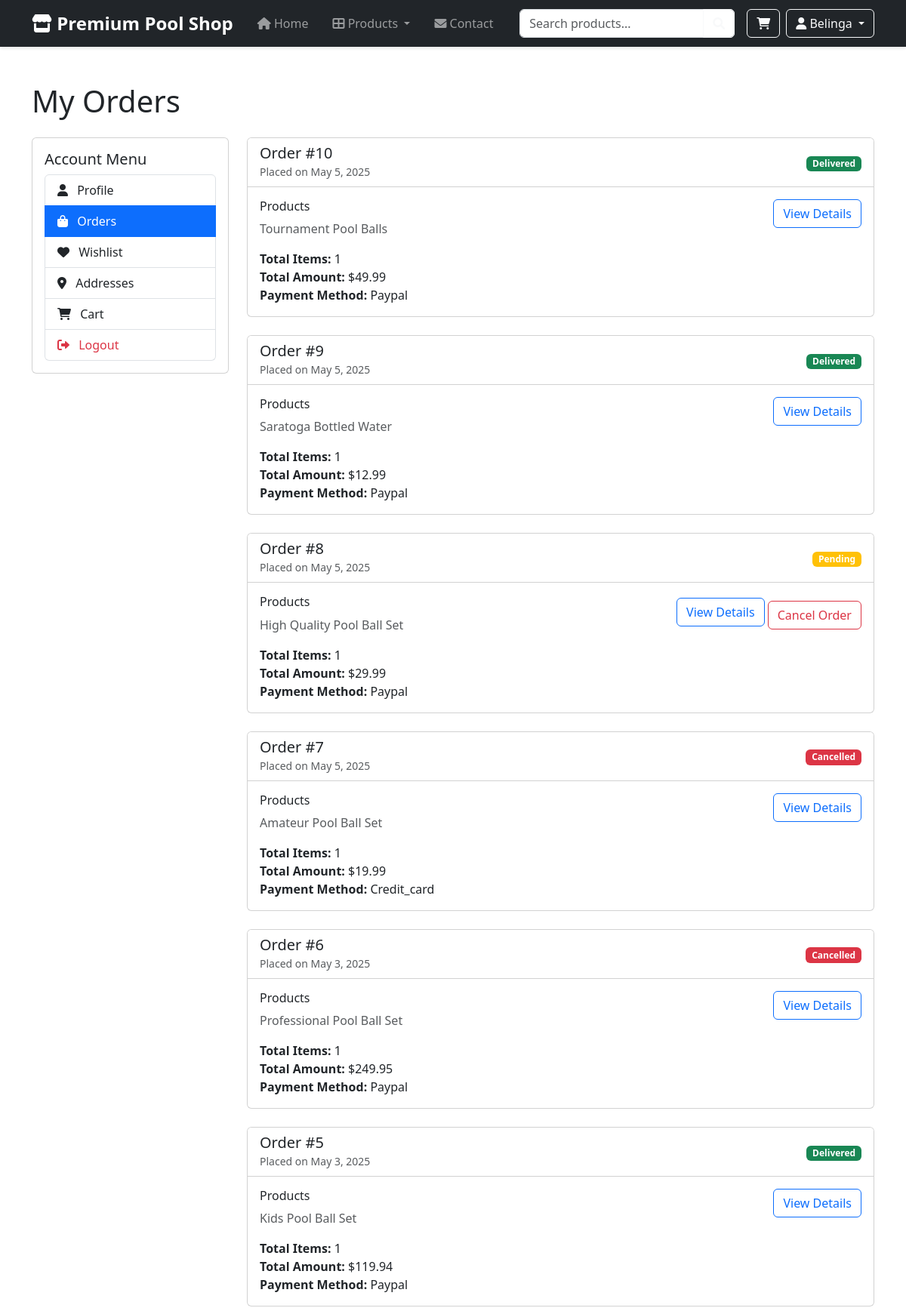
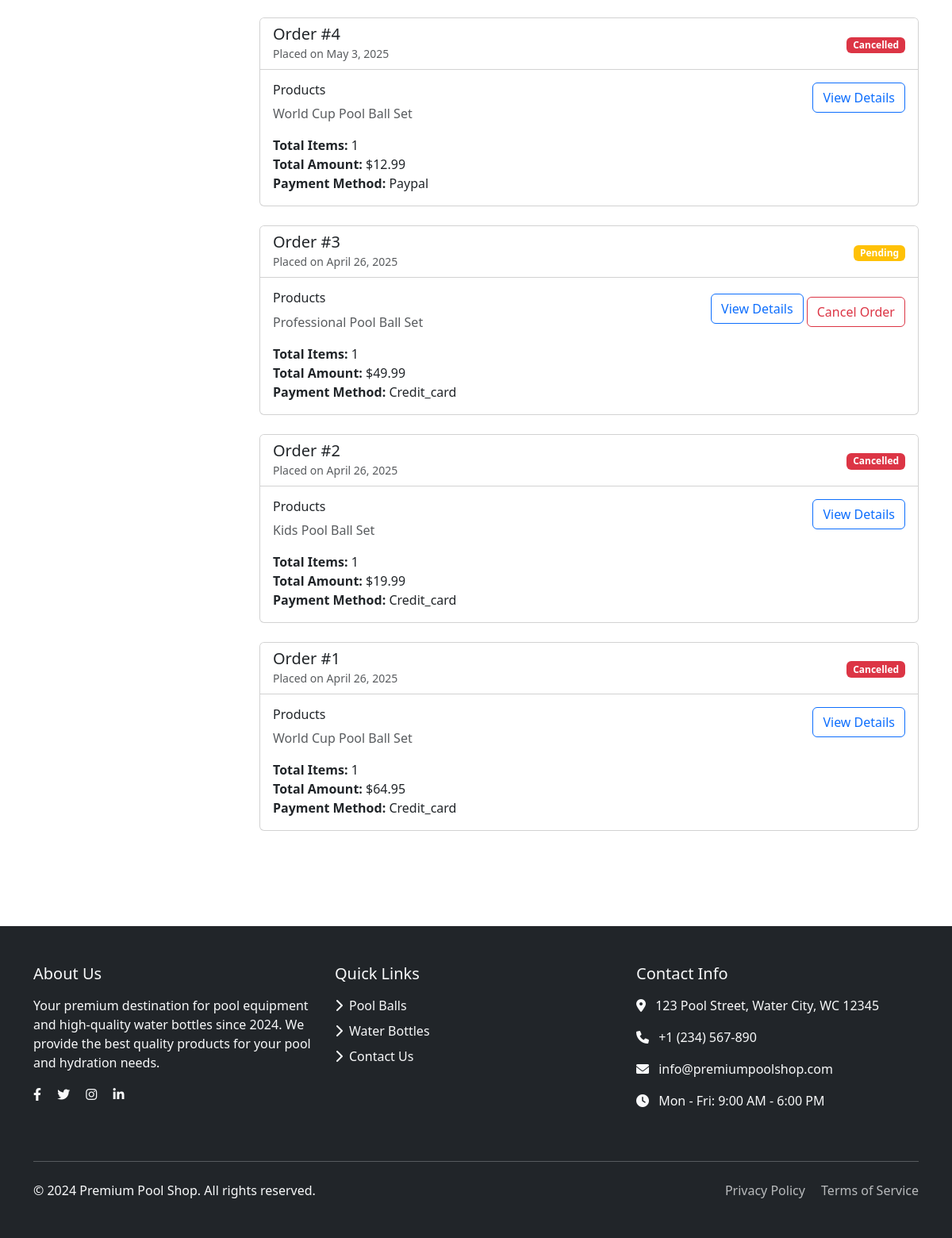
The app's page /orders/orders.php (signed in) with its own data (2 pictures, top to bottom).
### tables this page shows
CREATE TABLE `orders` (
  `id` int(11) NOT NULL,
  `user_id` int(11) NOT NULL,
  `total_amount` decimal(10,2) NOT NULL,
  `status` enum('pending','processing','shipped','delivered','cancelled') DEFAULT 'pending',
  `shipping_address` text NOT NULL,
  `billing_address` text NOT NULL,
  `payment_method` varchar(50) NOT NULL,
  `notes` text DEFAULT NULL,
  `created_at` timestamp NOT NULL DEFAULT current_timestamp(),
  `updated_at` timestamp NOT NULL DEFAULT current_timestamp() ON UPDATE current_timestamp()
);

### orders/orders.php (the view, shortened to what this page needs)
<?php
require_once __DIR__ . "/../includes/config/database.php";
$orders_sql = "SELECT o.*,
               COUNT(oi.id) as total_items,
               GROUP_CONCAT(p.name SEPARATOR ', ') as product_names
               FROM orders o
               LEFT JOIN order_items oi ON o.id = oi.order_id
               LEFT JOIN products p ON oi.product_id = p.id
               WHERE o.user_id = ?
               GROUP BY o.id
               ORDER BY o.created_at DESC";
$stmt = mysqli_prepare($conn, $orders_sql);
mysqli_stmt_bind_param($stmt, "i", $_SESSION['user_id']);
mysqli_stmt_execute($stmt);
$orders_result = mysqli_stmt_get_result($stmt);
include __DIR__ . '/../includes/components/header.php';
?>
<div class="container py-5">
    <h1 class="mb-4">My Orders</h1>
    <div class="row">
        <?php include __DIR__ . '/../includes/components/account_menu.php'; ?>
        <div class="col-md-9">
            <?php if (mysqli_num_rows($orders_result) > 0): ?>
                <?php while ($order = mysqli_fetch_assoc($orders_result)): ?>
                    <div class="card mb-4">
                        <div class="card-header bg-white">
                            <div class="row align-items-center">
                                <div class="col-md-6">
                                    <h5 class="mb-0">Order #<?php echo $order['id']; ?></h5>
                                    <small class="text-muted">
                                        Placed on <?php echo date('F j, Y', strtotime($order['created_at'])); ?>
                                    </small>
                                </div>
                                <div class="col-md-6 text-md-end">
                                    <span class="badge bg-<?php
                                        echo match($order['status']) {
                                            'pending' => 'warning',
                                            'processing' => 'info',
                                            'shipped' => 'primary',
                                            'delivered' => 'success',
                                            'cancelled' => 'danger',
                                            default => 'secondary'
                                        };
                                    ?>">
                                        <?php echo ucfirst($order['status']); ?>
                                    </span>
                                </div>
                            </div>
                        </div>
                        <div class="card-body">
                            <div class="row">
                                <div class="col-md-8">
                                    <h6>Products</h6>
                                    <p class="text-muted"><?php echo htmlspecialchars($order['product_names']); ?></p>
                                    <p class="mb-0">
                                        <strong>Total Items:</strong> <?php echo $order['total_items']; ?><br>
                                        <strong>Total Amount:</strong> $<?php echo number_format($order['total_amount'], 2); ?><br>
                                        <strong>Payment Method:</strong> <?php echo ucfirst($order['payment_method']); ?>
                                    </p>
                                </div>
                                <div class="col-md-4 text-md-end">
                                    <a href="order_details.php?id=<?php echo $order['id']; ?>" class="btn btn-outline-primary">
                                        View Details
                                    </a>
                                    <?php if ($order['status'] === 'pending'): ?>
                                        <button class="btn btn-outline-danger mt-2 cancel-order" data-order-id="<?php echo $order['id']; ?>">
                                            Cancel Order
                                        </button>
                                    <?php endif; ?>
                                </div>
                            </div>
                        </div>
                    </div>
                <?php endwhile; ?>
            <?php endif; ?>
        </div>
    </div>
</div>
<?php include __DIR__ . '/../includes/components/footer.php'; ?>

### records on screen
orders: id "10", created_at "May 5, 2025", status "Delivered", product_names "Tournament Pool Balls", total_items "1", total_amount "49.99", payment_method "Paypal"
orders: id "9", created_at "May 5, 2025", status "Delivered", product_names "Saratoga Bottled Water", total_items "1", total_amount "12.99", payment_method "Paypal"
orders: id "8", created_at "May 5, 2025", status "Pending", product_names "High Quality Pool Ball Set", total_items "1", total_amount "29.99", payment_method "Paypal"
orders: id "7", created_at "May 5, 2025", status "Cancelled", product_names "Amateur Pool Ball Set", total_items "1", total_amount "19.99", payment_method "Credit_card"
orders: id "6", created_at "May 3, 2025", status "Cancelled", product_names "Professional Pool Ball Set", total_items "1", total_amount "249.95", payment_method "Paypal"
orders: id "5", created_at "May 3, 2025", status "Delivered", product_names "Kids Pool Ball Set", total_items "1", total_amount "119.94", payment_method "Paypal"
orders: id "4", created_at "May 3, 2025", status "Cancelled", product_names "World Cup Pool Ball Set", total_items "1", total_amount "12.99", payment_method "Paypal"
orders: id "3", created_at "April 26, 2025", status "Pending", product_names "Professional Pool Ball Set", total_items "1", total_amount "49.99", payment_method "Credit_card"
orders: id "2", created_at "April 26, 2025", status "Cancelled", product_names "Kids Pool Ball Set", total_items "1", total_amount "19.99", payment_method "Credit_card"
orders: id "1", created_at "April 26, 2025", status "Cancelled", product_names "World Cup Pool Ball Set", total_items "1", total_amount "64.95", payment_method "Credit_card"

### other values on screen
getCurrentUsername() "Belinga"
